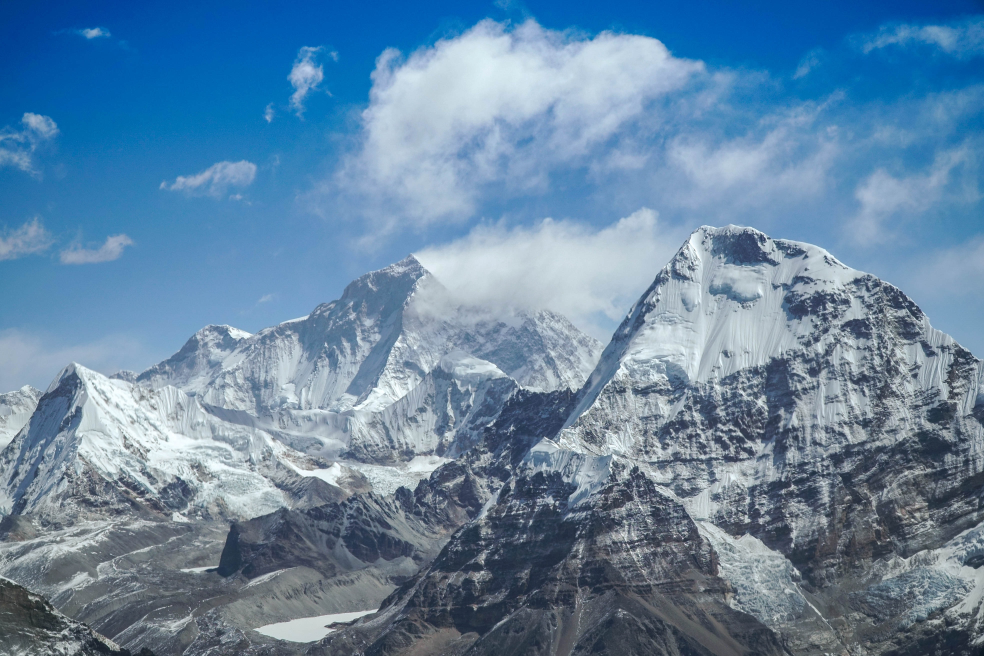
#> input picture himalayas.jpg, 3936 x 2624 px (shown at 1/4 size); its folder holds only this picture in this run
$ python resizeBatchImagesScript.py
#> lines starting #> are read from the running program, lines starting #| are printed output that depends on the picture
# Python script to resize multiple images in batch

import cv2
import glob

# glob module is used to retrieve files/pathnames matching a specified pattern.
images = glob.glob("*.jpg")

for image in images:
    img=cv2.imread(image,0)
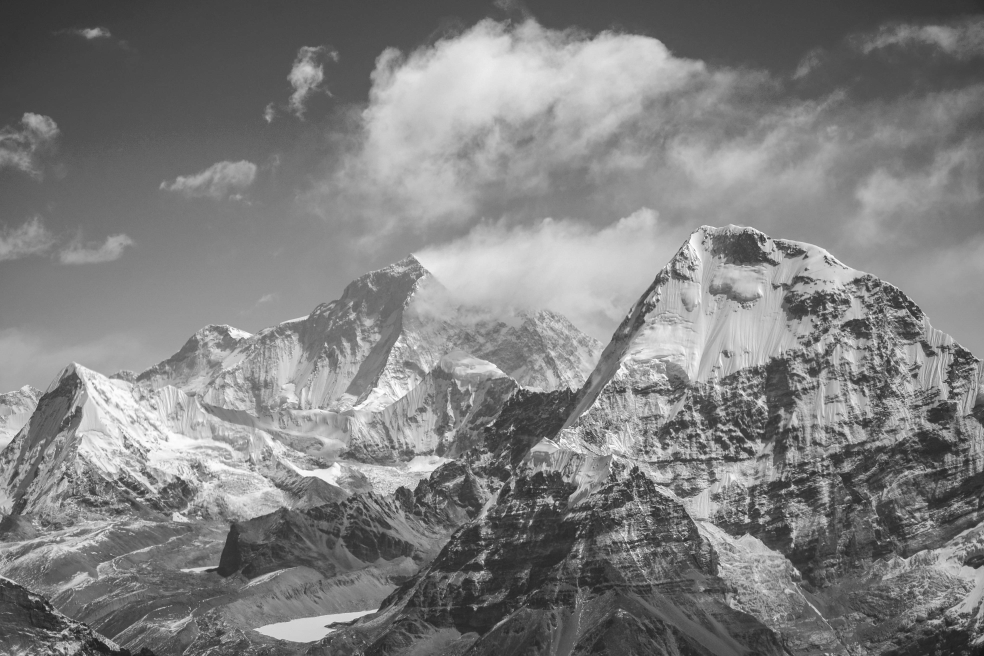
#> img: shape (2624, 3936) (shown at 1/4 size); min 18, max 255, mean 127.9
    resized_img=cv2.resize(img,(350,250))
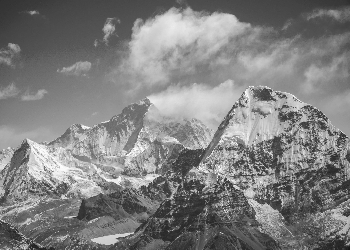
#> resized_img: shape (250, 350); min 22, max 255, mean 127.9
    cv2.imshow("Resized Image",resized_img)
    cv2.waitKey(1000)
    cv2.destroyAllWindows()
    cv2.imwrite("batch_resized_"+image,resized_img)

$ run again, on temple.jpg
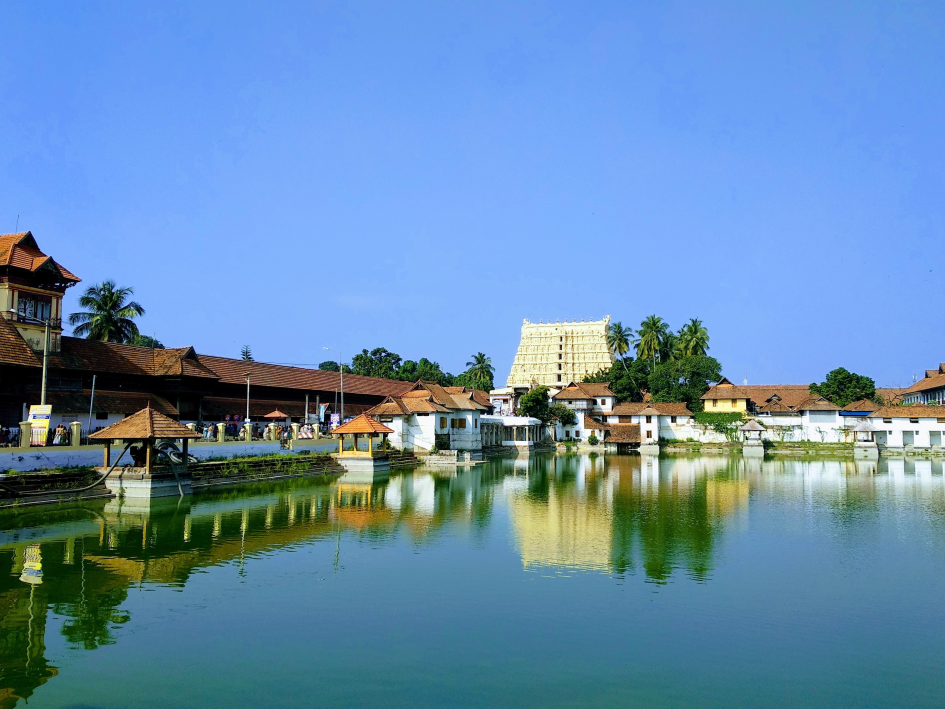
#> input picture temple.jpg, 3780 x 2835 px (shown at 1/4 size)
#> `img=cv2.imread(image,0)`:
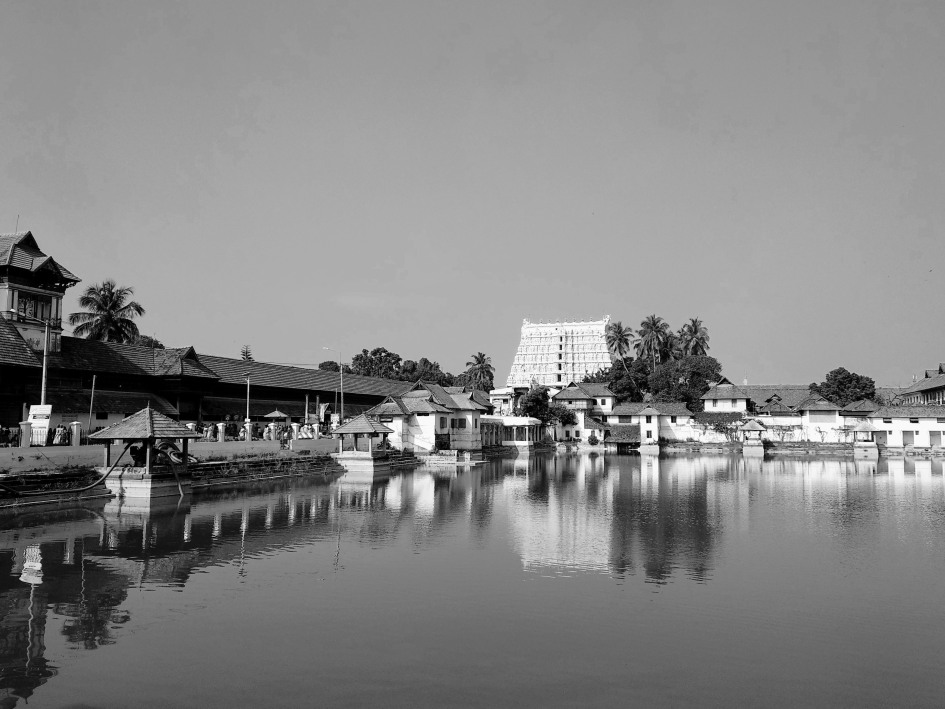
#> img: shape (2835, 3780) (shown at 1/4 size); min 0, max 255, mean 132.2
#> `resized_img=cv2.resize(img,(350,250))`:
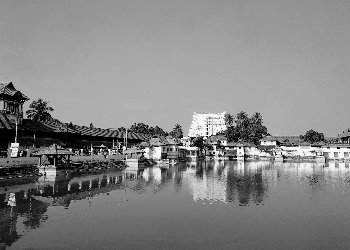
#> resized_img: shape (250, 350); min 0, max 254, mean 132.2

$ run again, on houseboat.jpg
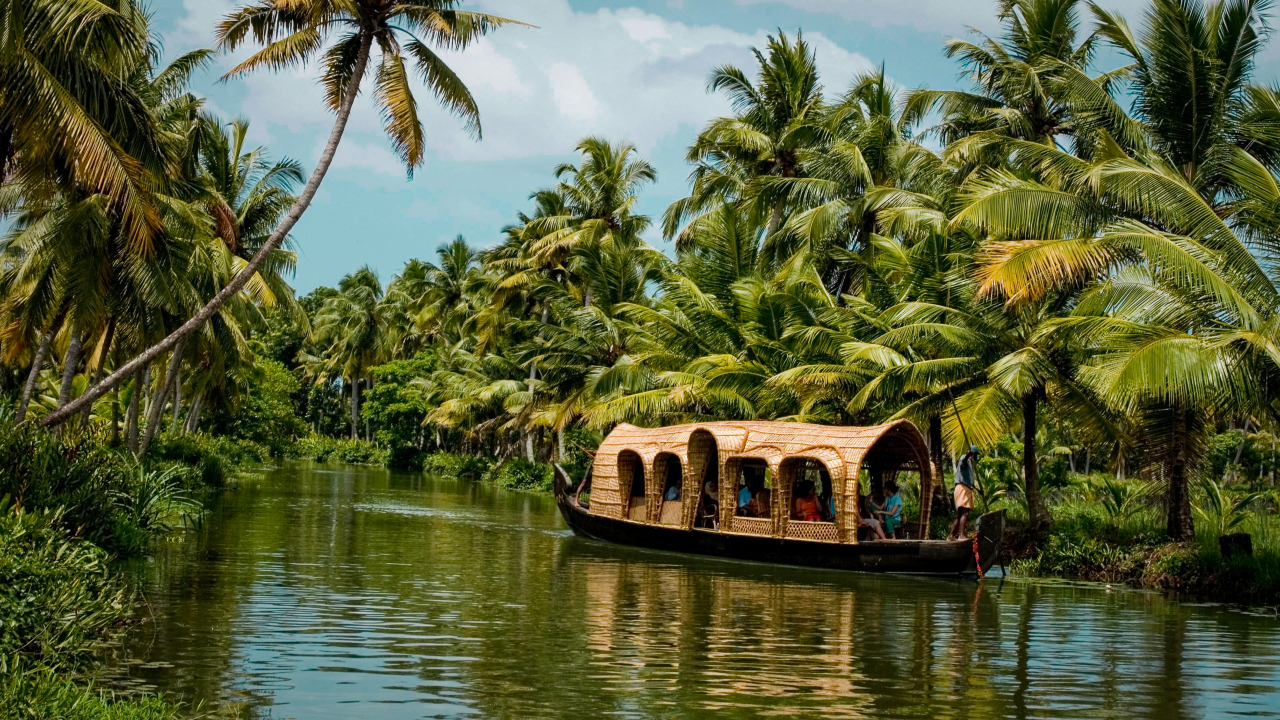
#> input picture houseboat.jpg, 3840 x 2160 px (shown at 1/3 size)
#> `img=cv2.imread(image,0)`:
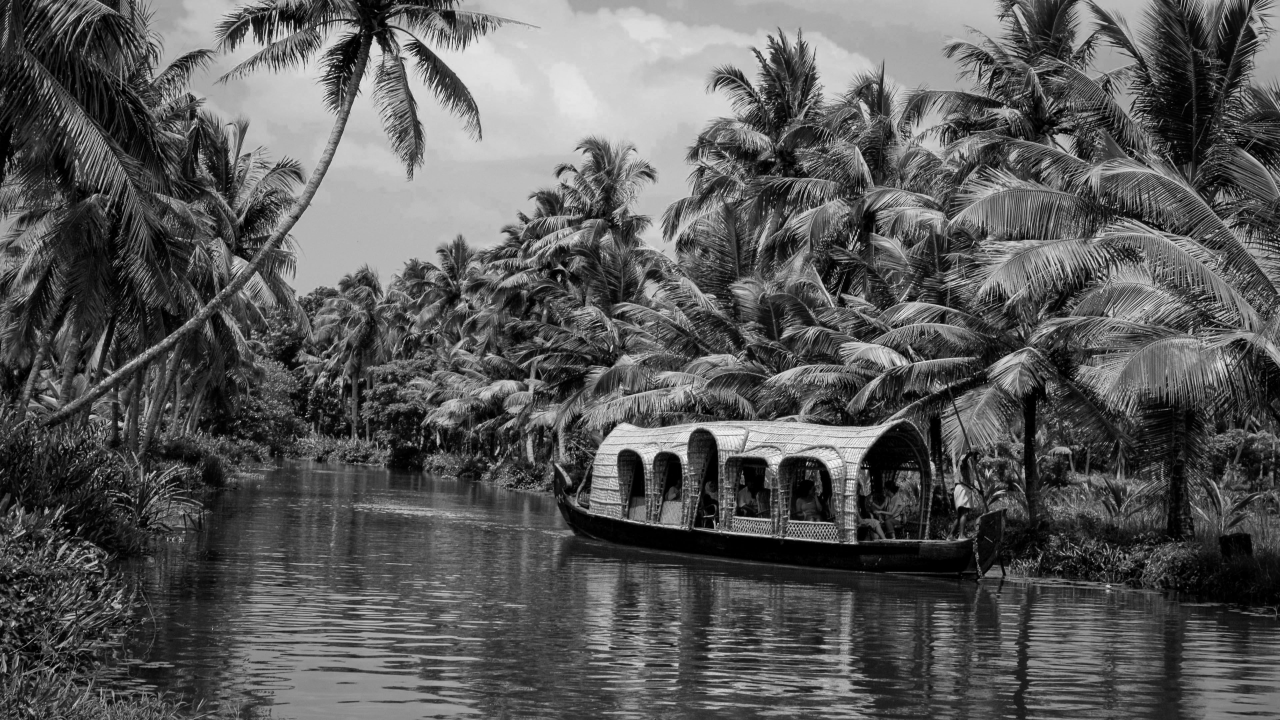
#> img: shape (2160, 3840) (shown at 1/3 size); min 0, max 255, mean 89.2
#> `resized_img=cv2.resize(img,(350,250))`:
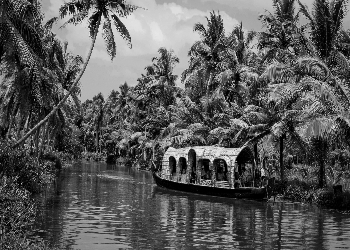
#> resized_img: shape (250, 350); min 0, max 253, mean 89.1

$ run again, on potrait.jpg
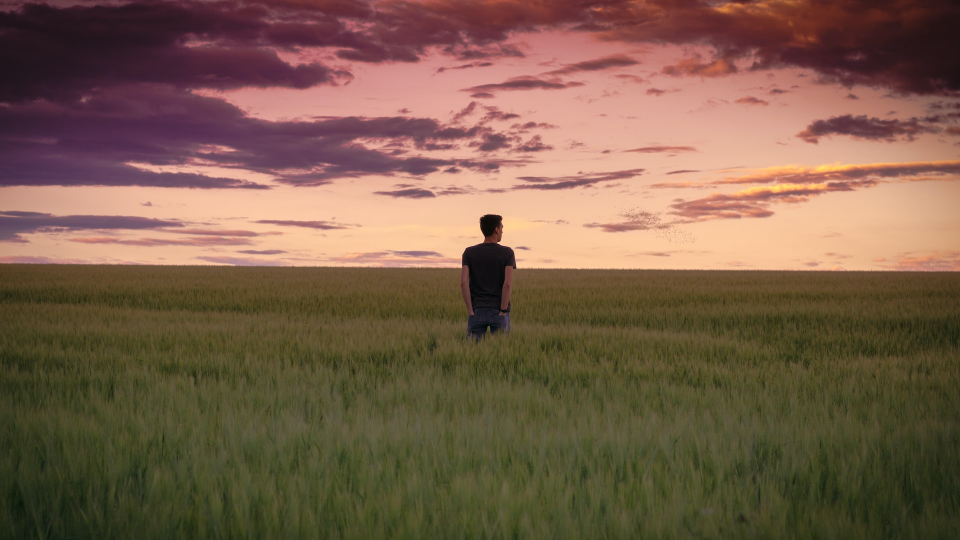
#> input picture potrait.jpg, 1920 x 1080 px (shown at 1/2 size)
#> `img=cv2.imread(image,0)`:
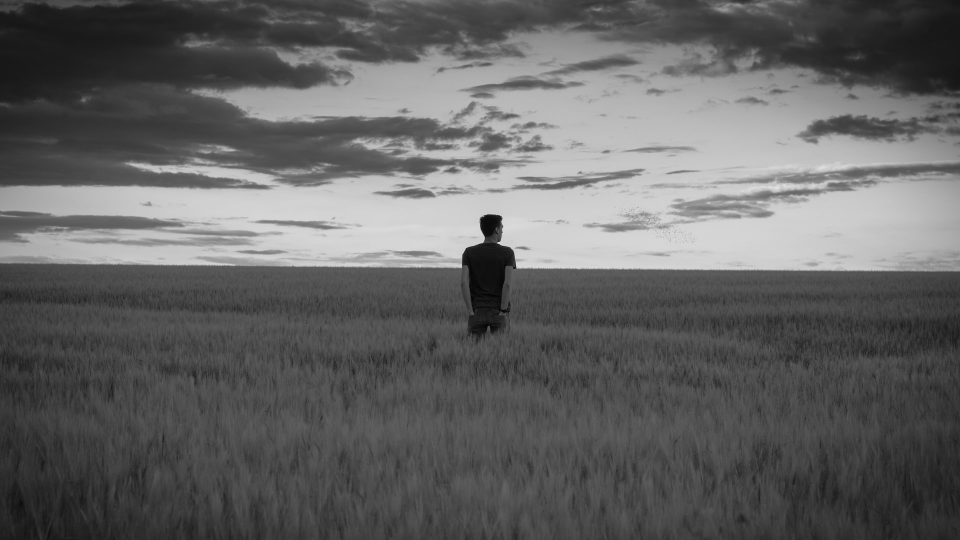
#> img: shape (1080, 1920) (shown at 1/2 size); min 0, max 241, mean 99.6
#> `resized_img=cv2.resize(img,(350,250))`:
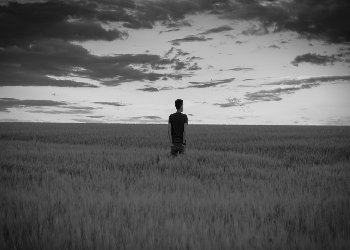
#> resized_img: shape (250, 350); min 4, max 225, mean 99.5
